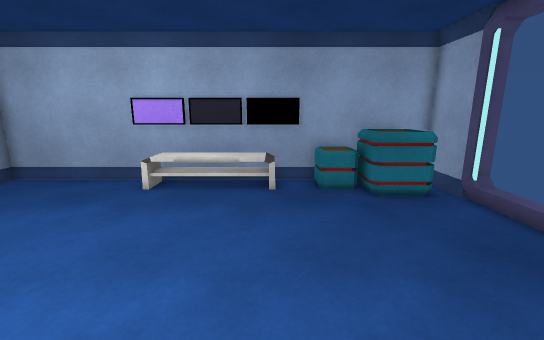
view 1 (above)

18 first-person views from a walk through a 3-D level made in the Unity game engine. The camera is 1.5 m above the floor, tilts 12° down and sees 90° across. Doors are open. The floor is counted in squares, 0.5 m on a side. Each view is taken from the middle of a square. On the plan, view 1 faces up. The plan holds only what a view shows up to about 20 squares ahead; the rest is blank. Surface patterns are stand-ins for the level's own textures.

view 2
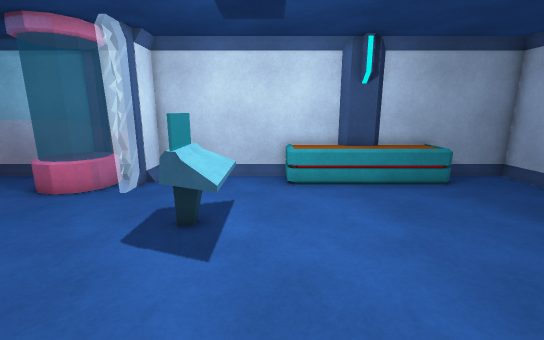

view 3
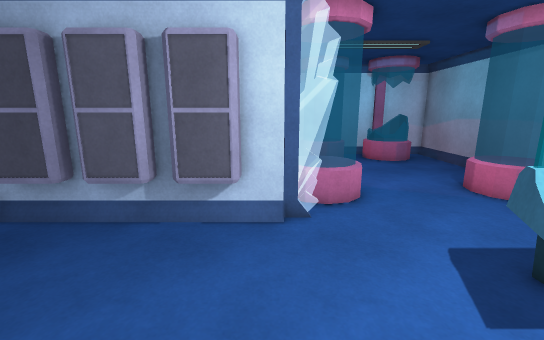

view 4
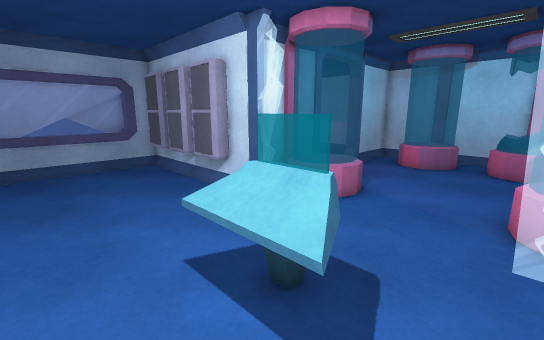

view 5
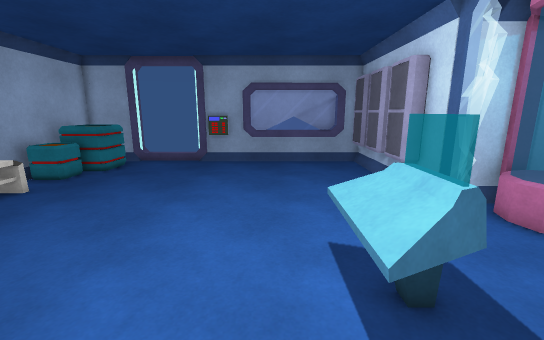

view 6
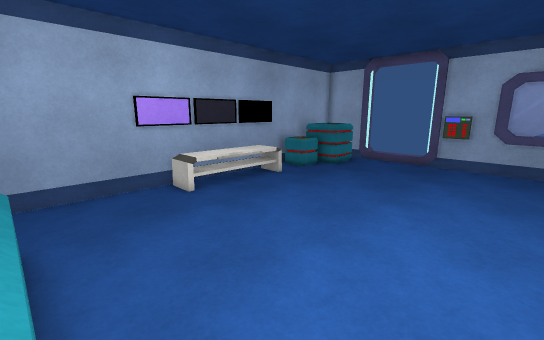

view 7
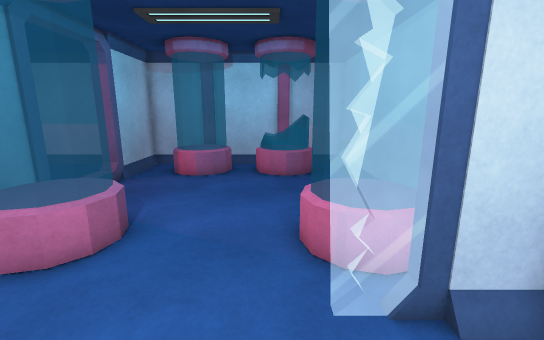

view 8
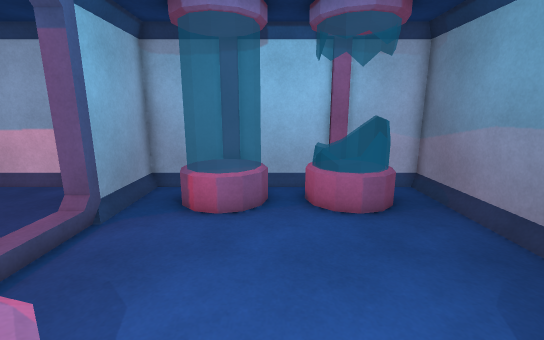

view 9
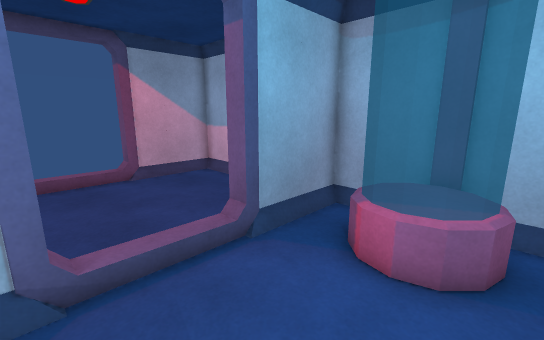

view 10
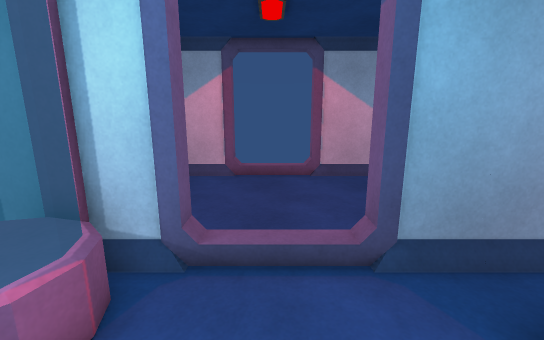

view 11
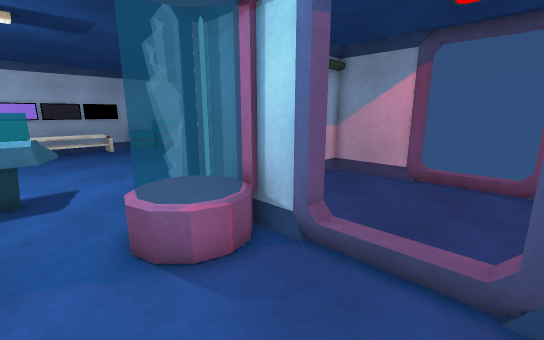

view 12
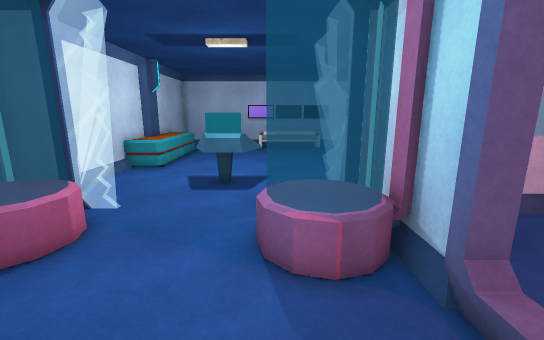

view 13
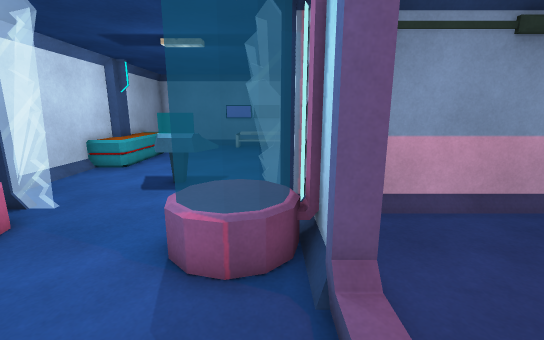

view 14
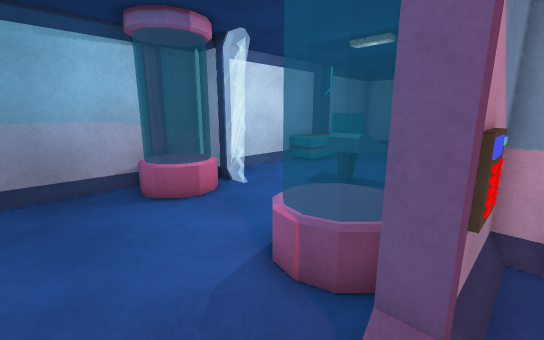

view 15
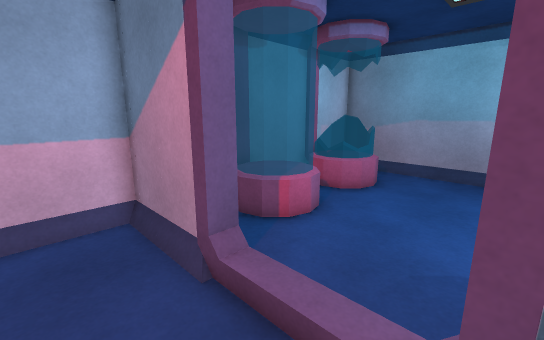

view 16
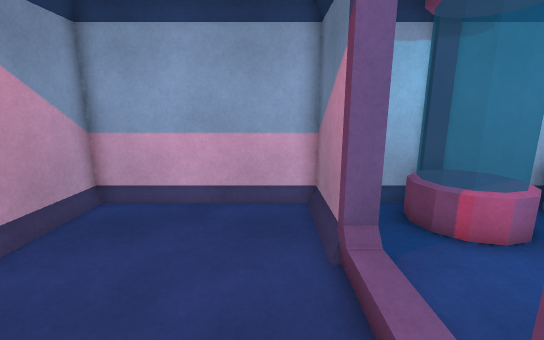

view 17
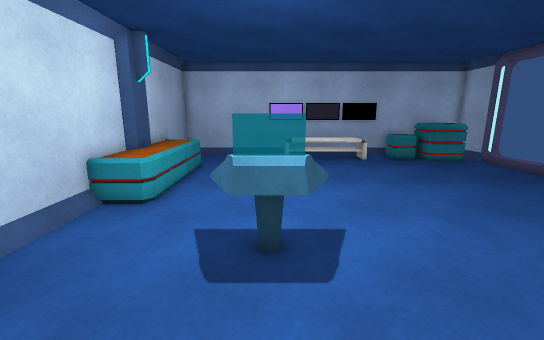

view 18
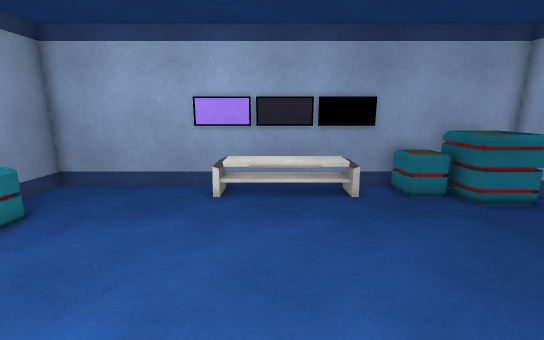

### Floor plan
Points are (right, up) in squares from view 1. A wall is a line through its corners. A room is listed if a view was taken in it or the views show most of it. See-through windows are left out.
Room 1 (views 1, 2, 3, 4, 5, 6, 7, 8, 9, 10, 11, 12, 13, 17, 18)
walls: (-1.4, -4.4) (0.1, -4.4); (1.8, -4.4) (2.4, -4.4); (-12, 1.5) (-12, -4.4) (-10.5, -4.4); (-10.5, -4.9) (-12, -4.9) (-12, -6.8); (4.2, -4.4) (4.8, -4.4); (-1, -9.7) (-1, -4.9); (-12, -7.4) (-12, -17.1) (-9, -17.1); (6.8, 3.6) (6.8, 4.9); (7.5, -3) (7.5, -0.4); (7.1, -4.4) (7.1, 5.6); (-5.4, 12.3) (-12, 12.3) (-12, 8.4); (1.5, 12.3) (0.4, 12.3); (7.1, 8.9) (7.1, 12.3) (5.4, 12.3); (-4.1, -17.1) (-1, -17.1) (-1, -13); (-8.6, -17.1) (-4.6, -17.1)
ways out: open door at (-1, -11.5) to room 2; open door at (7, 7.5)
objects: crate (-12, 2) to (-10, 9); other object (-11, -9) to (-9, -6); other object (-10, -16) to (-7, -14); barrier (-10, -5); console (-7, -2) to (-5, 0); other object (-6, -16) to (-3, -14); table (-5, 10) to (0, 12); other object (-4, -9) to (-2, -6); barrier (-2, -5); locker (0, -4) to (2, -4); crate (2, 10) to (3, 12); locker (3, -4) to (4, -4); crate (4, 10) to (6, 12); locker (5, -4) to (6, -4)
Room 2 (views 14, 15, 16)
walls: (-0.4, -13) (-0.4, -17.1) (7.1, -17.1) (7.1, -13); (-0.4, -8.7) (-0.4, -9.3); (7.1, -9.3) (7.1, -4.9) (1.4, -4.9); (0.4, -4.9) (-0.4, -4.9) (-0.4, -8.5)
ways out: open door at (-1, -11.5) to room 1; open door at (7, -11)

Where each view was taken, in squares from view 1:
view 1: 0 up, 0 right, facing up
view 2: 1 up, 1 right, facing left
view 3: 3 up, 1 left, facing down
view 4: 2 up, 9 left, facing down-right
view 5: 1 up, 10 left, facing right
view 6: 1 up, 10 left, facing up-right
view 7: 1 down, 8 left, facing down
view 8: 6 down, 6 left, facing down
view 9: 9 down, 6 left, facing down-right
view 10: 11 down, 6 left, facing right
view 11: 13 down, 6 left, facing up-right
view 12: 13 down, 4 left, facing up
view 13: 13 down, 2 left, facing up
view 14: 12 down, 0 right, facing up-left
view 15: 9 down, 2 right, facing down-left
view 16: 8 down, 1 right, facing down
view 17: 7 down, 6 left, facing up
view 18: 1 up, 3 left, facing up
